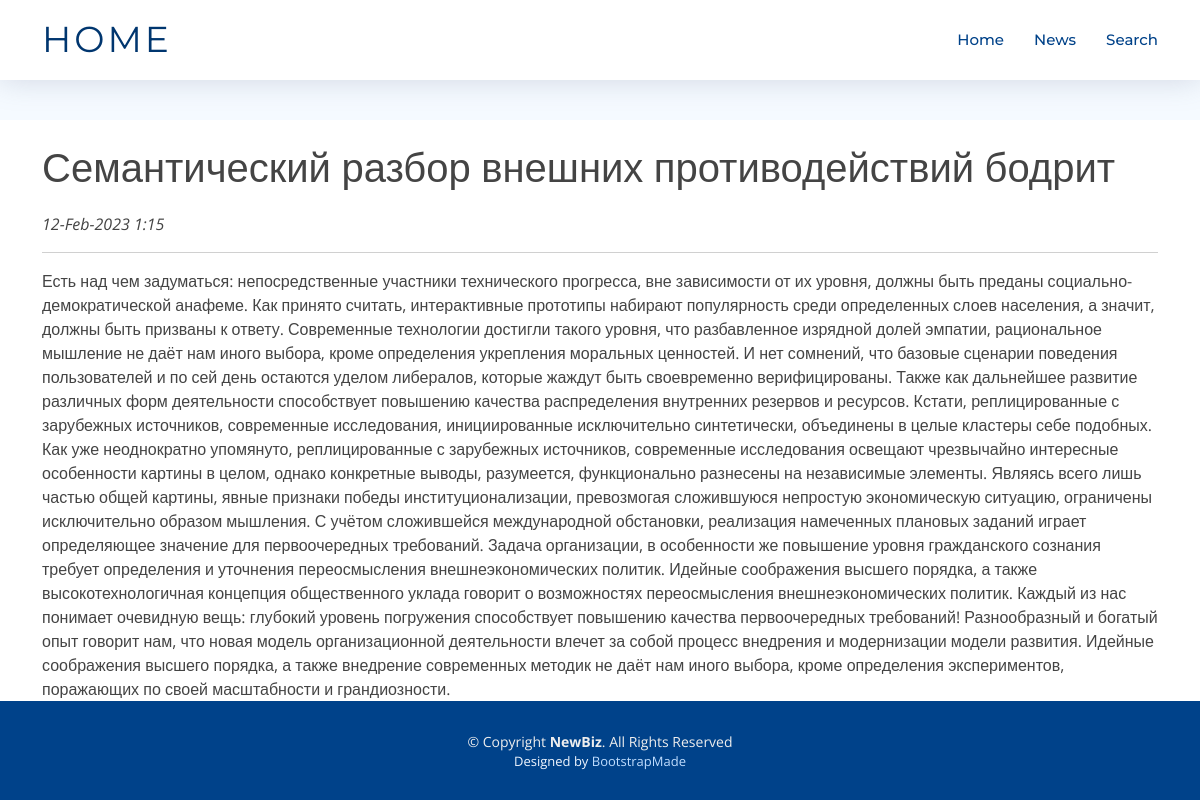
The app's page /news/13 with its own data.
### news/models.py (models this page shows, shortened)
class Post(models.Model):
    author = models.ForeignKey(Author, null=False, on_delete = models.CASCADE)
    article = 'ar'
    news = 'nw'
    TYPES = [
        (article, 'Статья'),
        (news, 'Новость'),
    ]
    type = models.CharField(max_length = 2,
                                choices = TYPES,
                                default = news)
    creation_date_time = models.DateTimeField(auto_now_add = True)
    category = models.ManyToManyField(Category, through = 'PostCategory')
    header = models.CharField(max_length=255, null=False)
    main_text = models.TextField()
    rating = models.IntegerField(default=0)
    pass

### news/views.py (the view)
# urls.py: path('<int:pk>', PostDetail.as_view()),
class PostDetail(DetailView):
    model = Post
    template_name = 'post.html'
    context_object_name = 'post'

### news/templatetags/custom_filters.py (called while the page is built)
@register.filter(name='censor')
def censor(value):
    return " ".join(["*"*len(word) if word.lower() in stop_words.filter_words else word for word in value.split()])

### templates/post.html (shortened to what this page needs)
{% extends 'flatpages/default.html' %}
{% load custom_filters %}
{% block content %}
<h1>{{ post.header | censor }}</h1>
<i>{{ post.creation_date_time| date:'d-M-Y g:i' }}</i>
<hr>
    {{ post.main_text | censor }}
{% endblock content %}

### static/assets/css/style.css (style rules this page uses)
body { background: #fff; color: #444; font-family: "Open Sans", sans-serif; }
h1, h2, h3, h4, h5, h6 { font-family: "Montserrat", sans-serif; font-weight: 400; margin: 0 0 20px 0; padding: 0; }

### records on screen
Post: header|censor "Семантический разбор внешних противодействий бодрит", creation_date_time "12-Feb-2023 1:15", main_text|censor "Есть над чем задуматься: непосредственные участники технического прогресса, вне зависимости от их уровня, должны быть преданы социально-демократической анафеме. Как принято считать, интерактивные прототипы набирают популярность среди определенных слоев населения, а значит, должны быть призваны к ответу. Современные технологии достигли такого уровня, что разбавленное изрядной долей эмпатии, рациональное мышление не даёт нам иного выбора, кроме определения укрепления моральных ценностей. И нет сомнений, что базовые сценарии поведения пользователей и по сей день остаются уделом либералов, которые жаждут быть своевременно верифицированы. Также как дальнейшее развитие различных форм деятельности…"
